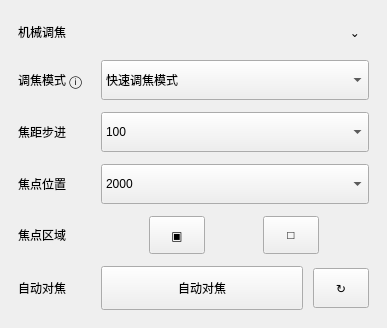
                  <widget class="QFrame" name="allFocusCard">
                   <property name="frameShape">
                    <enum>QFrame::NoFrame</enum>
                   </property>
                   <property name="card" stdset="0">
                    <bool>true</bool>
                   </property>
                   <layout class="QVBoxLayout" name="verticalLayout_allFocusCard">
                    <property name="spacing">
                     <number>14</number>
                    </property>
                    <property name="leftMargin">
                     <number>18</number>
                    </property>
                    <property name="topMargin">
                     <number>18</number>
                    </property>
                    <property name="rightMargin">
                     <number>18</number>
                    </property>
                    <property name="bottomMargin">
                     <number>18</number>
                    </property>
                    <item>
                     <widget class="QFrame" name="allFocusCardHeaderFrame">
                      <property name="frameShape">
                       <enum>QFrame::NoFrame</enum>
                      </property>
                      <layout class="QHBoxLayout" name="horizontalLayout_allFocusCardHeader">
                       <property name="spacing">
                        <number>0</number>
                       </property>
                       <property name="leftMargin">
                        <number>0</number>
                       </property>
                       <property name="topMargin">
                        <number>0</number>
                       </property>
                       <property name="rightMargin">
                        <number>0</number>
                       </property>
                       <property name="bottomMargin">
                        <number>0</number>
                       </property>
                       <item>
                        <widget class="QLabel" name="allFocusCardTitleLabel">
                         <property name="text">
                          <string>机械调焦</string>
                         </property>
                         <property name="cardTitle" stdset="0">
                          <bool>true</bool>
                         </property>
                        </widget>
                       </item>
                       <item>
                        <spacer name="horizontalSpacer_allFocusCardHeader">
                         <property name="orientation">
                          <enum>Qt::Horizontal</enum>
                         </property>
                         <property name="sizeHint" stdset="0">
                          <size>
                           <width>40</width>
                           <height>20</height>
                          </size>
                         </property>
                        </spacer>
                       </item>
                       <item>
                        <widget class="QToolButton" name="allFocusCardCollapseButton">
                         <property name="minimumSize">
                          <size>
                           <width>28</width>
                           <height>28</height>
                          </size>
                         </property>
                         <property name="text">
                          <string>⌄</string>
                         </property>
                         <property name="autoRaise">
                          <bool>true</bool>
                         </property>
                        </widget>
                       </item>
                      </layout>
                     </widget>
                    </item>
                    <item>
                     <widget class="QFrame" name="allFocusFormFrame">
                      <property name="frameShape">
                       <enum>QFrame::NoFrame</enum>
                      </property>
                      <layout class="QGridLayout" name="gridLayout_allFocus">
                       <property name="leftMargin">
                        <number>0</number>
                       </property>
                       <property name="topMargin">
                        <number>0</number>
                       </property>
                       <property name="rightMargin">
                        <number>0</number>
                       </property>
                       <property name="bottomMargin">
                        <number>0</number>
                       </property>
                       <property name="horizontalSpacing">
                        <number>18</number>
                       </property>
                       <property name="verticalSpacing">
                        <number>12</number>
                       </property>
                       <item row="0" column="0">
                        <widget class="QLabel" name="focusModeLabel">
                         <property name="text">
                          <string>调焦模式 ⓘ</string>
                         </property>
                         <property name="formLabel" stdset="0">
                          <bool>true</bool>
                         </property>
                        </widget>
                       </item>
                       <item row="0" column="1">
                        <widget class="QComboBox" name="focusModeComboBox">
                         <property name="minimumSize">
                          <size>
                           <width>260</width>
                           <height>40</height>
                          </size>
                         </property>
                         <item>
                          <property name="text">
                           <string>快速调焦模式</string>
                          </property>
                         </item>
                        </widget>
                       </item>
                       <item row="1" column="0">
                        <widget class="QLabel" name="focusStepLabel">
                         <property name="text">
                          <string>焦距步进</string>
                         </property>
                         <property name="formLabel" stdset="0">
                          <bool>true</bool>
                         </property>
                        </widget>
                       </item>
                       <item row="1" column="1">
                        <widget class="QComboBox" name="focusStepComboBox">
                         <property name="minimumSize">
                          <size>
                           <width>260</width>
                           <height>40</height>
                          </size>
                         </property>
                         <item>
                          <property name="text">
                           <string>100</string>
                          </property>
                         </item>
                        </widget>
                       </item>
                       <item row="2" column="0">
                        <widget class="QLabel" name="focusPositionLabel">
                         <property name="text">
                          <string>焦点位置</string>
                         </property>
                         <property name="formLabel" stdset="0">
                          <bool>true</bool>
                         </property>
                        </widget>
                       </item>
                       <item row="2" column="1">
                        <widget class="QComboBox" name="focusPositionComboBox">
                         <property name="minimumSize">
                          <size>
                           <width>260</width>
                           <height>40</height>
                          </size>
                         </property>
                         <item>
                          <property name="text">
                           <string>2000</string>
                          </property>
                         </item>
                        </widget>
                       </item>
                       <item row="3" column="0">
                        <widget class="QLabel" name="allFocusRegionLabel">
                         <property name="text">
                          <string>焦点区域</string>
                         </property>
                         <property name="formLabel" stdset="0">
                          <bool>true</bool>
                         </property>
                        </widget>
                       </item>
                       <item row="3" column="1">
                        <widget class="QFrame" name="allFocusRegionButtonsFrame">
                         <property name="frameShape">
                          <enum>QFrame::NoFrame</enum>
                         </property>
                         <layout class="QHBoxLayout" name="horizontalLayout_allFocusRegionButtons">
                          <property name="spacing">
                           <number>10</number>
                          </property>
                          <property name="leftMargin">
                           <number>0</number>
                          </property>
                          <property name="topMargin">
                           <number>0</number>
                          </property>
                          <property name="rightMargin">
                           <number>0</number>
                          </property>
                          <property name="bottomMargin">
                           <number>0</number>
                          </property>
                          <item>
                           <widget class="QToolButton" name="allFocusRegionAutoButton">
                            <property name="minimumSize">
                             <size>
                              <width>56</width>
                              <height>38</height>
                             </size>
                            </property>
                            <property name="text">
                             <string>▣</string>
                            </property>
                           </widget>
                          </item>
                          <item>
                           <widget class="QToolButton" name="allFocusRegionRectButton">
                            <property name="minimumSize">
                             <size>
                              <width>56</width>
                              <height>38</height>
                             </size>
                            </property>
                            <property name="text">
                             <string>□</string>
                            </property>
                           </widget>
                          </item>
                         </layout>
                        </widget>
                       </item>
                       <item row="4" column="0">
                        <widget class="QLabel" name="allAutoFocusLabel">
                         <property name="text">
                          <string>自动对焦</string>
                         </property>
                         <property name="formLabel" stdset="0">
                          <bool>true</bool>
                         </property>
                        </widget>
                       </item>
                       <item row="4" column="1">
                        <widget class="QFrame" name="allAutoFocusButtonsFrame">
                         <property name="frameShape">
                          <enum>QFrame::NoFrame</enum>
                         </property>
                         <layout class="QHBoxLayout" name="horizontalLayout_allAutoFocusButtons">
                          <property name="spacing">
                           <number>10</number>
                          </property>
                          <property name="leftMargin">
                           <number>0</number>
                          </property>
                          <property name="topMargin">
                           <number>0</number>
                          </property>
                          <property name="rightMargin">
                           <number>0</number>
                          </property>
                          <property name="bottomMargin">
                           <number>0</number>
                          </property>
                          <item>
                           <widget class="QPushButton" name="allAutoFocusButton">
                            <property name="minimumSize">
                             <size>
                              <width>202</width>
                              <height>44</height>
                             </size>
                            </property>
                            <property name="text">
                             <string>自动对焦</string>
                            </property>
                            <property name="softButton" stdset="0">
                             <bool>true</bool>
                            </property>
                           </widget>
                          </item>
                          <item>
                           <widget class="QToolButton" name="allAutoFocusResetButton">
                            <property name="minimumSize">
                             <size>
                              <width>56</width>
                              <height>40</height>
                             </size>
                            </property>
                            <property name="text">
                             <string>↻</string>
                            </property>
                           </widget>
                          </item>
                         </layout>
                        </widget>
                       </item>
                      </layout>
                     </widget>
                    </item>
                   </layout>
                  </widget>
